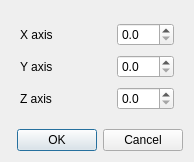
<?xml version="1.0" encoding="UTF-8"?>
<ui version="4.0">
 <class>TransformsDialog</class>
 <widget class="QDialog" name="TransformsDialog">
  <property name="windowModality">
   <enum>Qt::WindowModal</enum>
  </property>
  <property name="geometry">
   <rect>
    <x>0</x>
    <y>0</y>
    <width>194</width>
    <height>162</height>
   </rect>
  </property>
  <property name="windowTitle">
   <string>Transform</string>
  </property>
  <layout class="QGridLayout" name="gridLayout">
   <item row="0" column="0">
    <widget class="QWidget" name="widget" native="true">
     <layout class="QGridLayout" name="gridLayout_2">
      <item row="2" column="0">
       <widget class="QLabel" name="label_3">
        <property name="sizePolicy">
         <sizepolicy hsizetype="Expanding" vsizetype="Preferred">
          <horstretch>0</horstretch>
          <verstretch>0</verstretch>
         </sizepolicy>
        </property>
        <property name="text">
         <string>Z axis</string>
        </property>
       </widget>
      </item>
      <item row="1" column="0">
       <widget class="QLabel" name="label">
        <property name="sizePolicy">
         <sizepolicy hsizetype="Expanding" vsizetype="Preferred">
          <horstretch>0</horstretch>
          <verstretch>0</verstretch>
         </sizepolicy>
        </property>
        <property name="text">
         <string>Y axis</string>
        </property>
       </widget>
      </item>
      <item row="0" column="0">
       <widget class="QLabel" name="label_2">
        <property name="sizePolicy">
         <sizepolicy hsizetype="Expanding" vsizetype="Preferred">
          <horstretch>0</horstretch>
          <verstretch>0</verstretch>
         </sizepolicy>
        </property>
        <property name="text">
         <string>X axis</string>
        </property>
        <property name="alignment">
         <set>Qt::AlignLeading|Qt::AlignLeft|Qt::AlignVCenter</set>
        </property>
       </widget>
      </item>
      <item row="0" column="1">
       <widget class="QDoubleSpinBox" name="dsX">
        <property name="decimals">
         <number>1</number>
        </property>
        <property name="minimum">
         <double>0.000000000000000</double>
        </property>
        <property name="maximum">
         <double>500.000000000000000</double>
        </property>
        <property name="singleStep">
         <double>0.100000000000000</double>
        </property>
        <property name="value">
         <double>0.000000000000000</double>
        </property>
       </widget>
      </item>
      <item row="1" column="1">
       <widget class="QDoubleSpinBox" name="dsY">
        <property name="decimals">
         <number>1</number>
        </property>
        <property name="minimum">
         <double>0.000000000000000</double>
        </property>
        <property name="maximum">
         <double>500.000000000000000</double>
        </property>
        <property name="singleStep">
         <double>0.100000000000000</double>
        </property>
        <property name="value">
         <double>0.000000000000000</double>
        </property>
       </widget>
      </item>
      <item row="2" column="1">
       <widget class="QDoubleSpinBox" name="dsZ">
        <property name="decimals">
         <number>1</number>
        </property>
        <property name="minimum">
         <double>0.000000000000000</double>
        </property>
        <property name="maximum">
         <double>500.000000000000000</double>
        </property>
        <property name="singleStep">
         <double>0.100000000000000</double>
        </property>
        <property name="value">
         <double>0.000000000000000</double>
        </property>
       </widget>
      </item>
     </layout>
    </widget>
   </item>
   <item row="1" column="0">
    <widget class="QDialogButtonBox" name="buttonBox">
     <property name="orientation">
      <enum>Qt::Horizontal</enum>
     </property>
     <property name="standardButtons">
      <set>QDialogButtonBox::Cancel|QDialogButtonBox::Ok</set>
     </property>
    </widget>
   </item>
  </layout>
 </widget>
 <resources/>
 <connections>
  <connection>
   <sender>buttonBox</sender>
   <signal>accepted()</signal>
   <receiver>TransformsDialog</receiver>
   <slot>accept()</slot>
   <hints>
    <hint type="sourcelabel">
     <x>248</x>
     <y>254</y>
    </hint>
    <hint type="destinationlabel">
     <x>157</x>
     <y>274</y>
    </hint>
   </hints>
  </connection>
  <connection>
   <sender>buttonBox</sender>
   <signal>rejected()</signal>
   <receiver>TransformsDialog</receiver>
   <slot>reject()</slot>
   <hints>
    <hint type="sourcelabel">
     <x>316</x>
     <y>260</y>
    </hint>
    <hint type="destinationlabel">
     <x>286</x>
     <y>274</y>
    </hint>
   </hints>
  </connection>
 </connections>
</ui>
